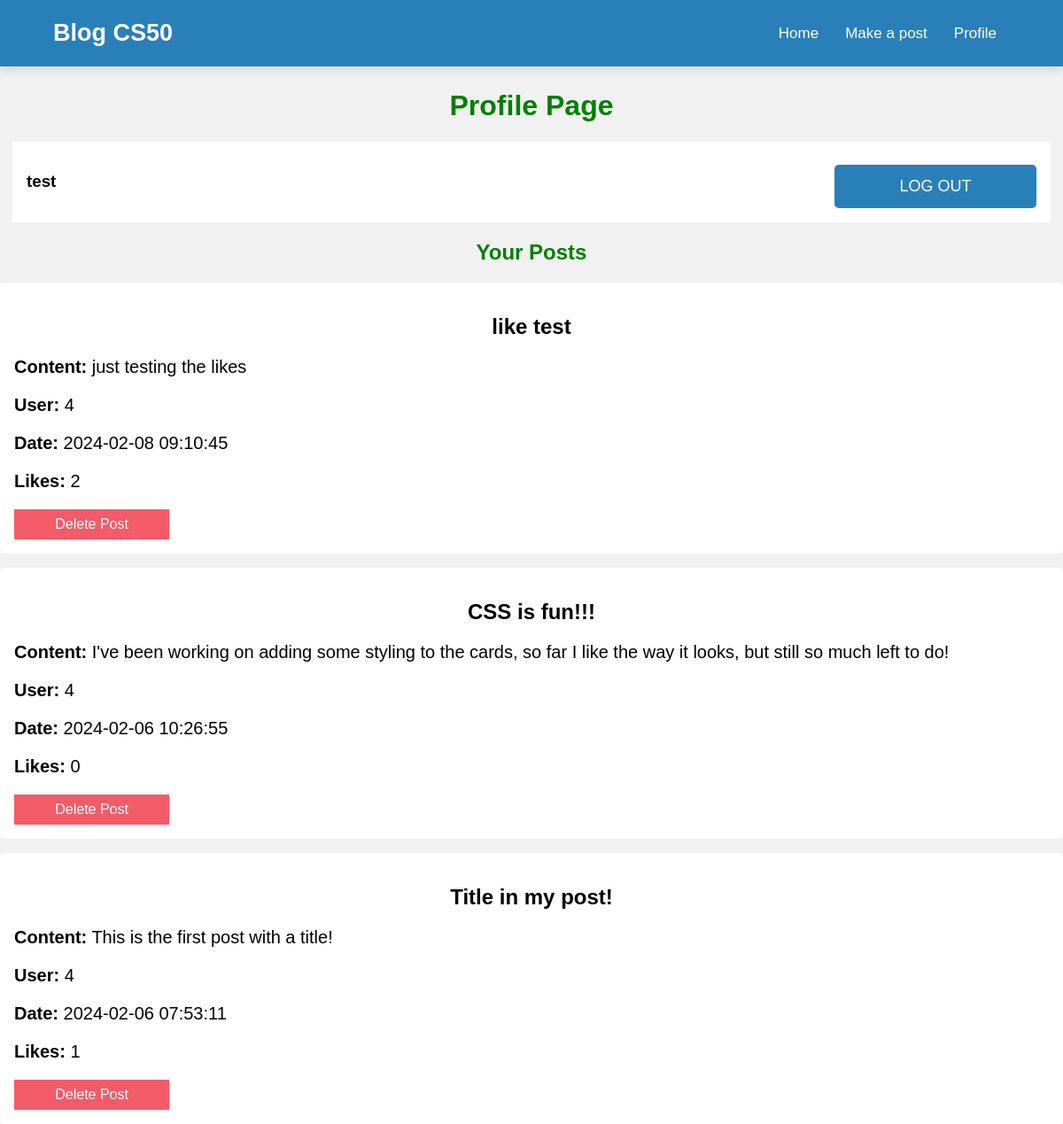
/profile (signed in), run on an earlier commit of the app's database.
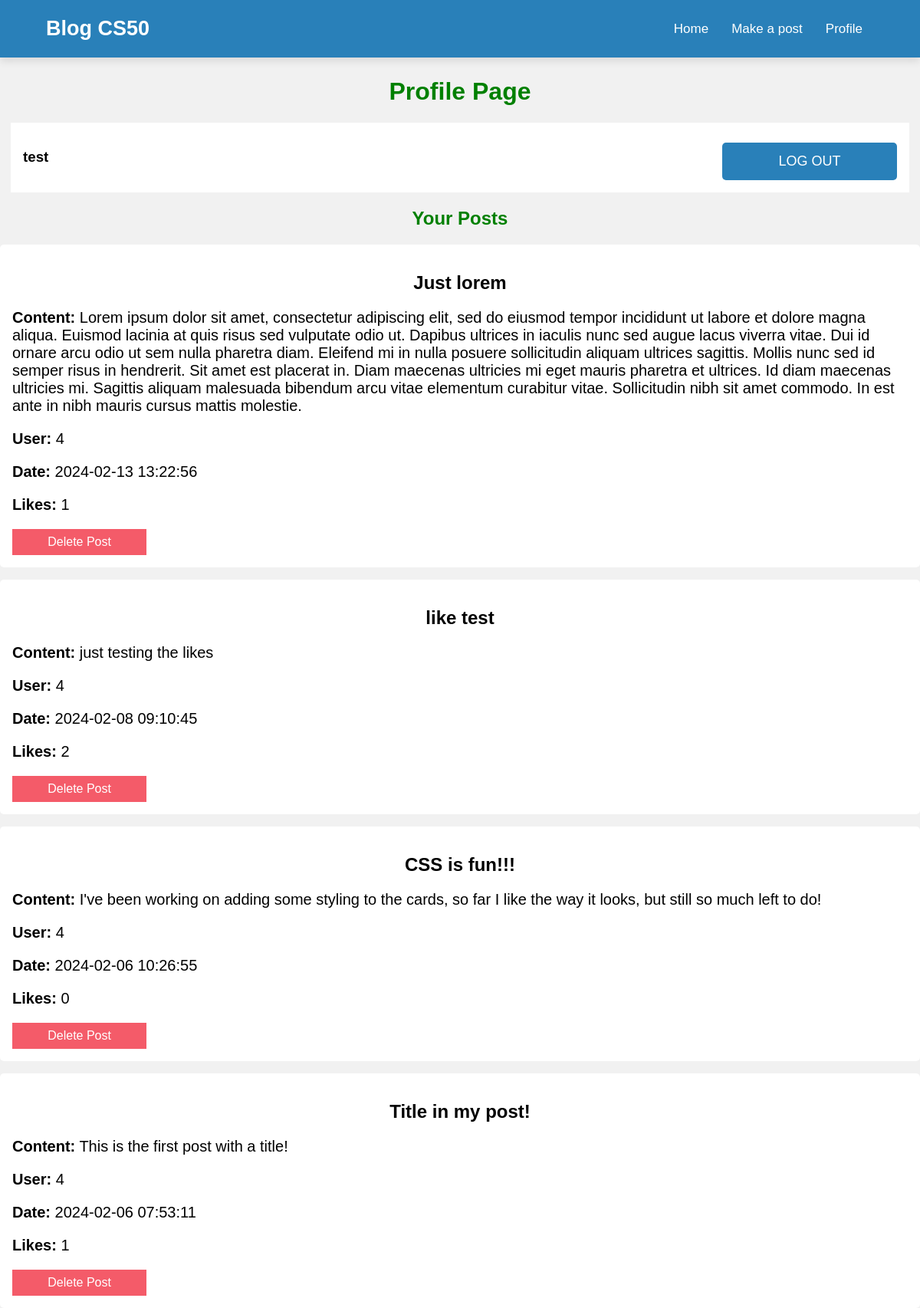
And on a later commit of the database.
### tables this page shows
CREATE TABLE posts (
    post_id INTEGER PRIMARY KEY AUTOINCREMENT,
    user_id INTEGER NOT NULL,
    title TEXT NOT NULL DEFAULT 'Default Title',
    content TEXT NOT NULL,
    likes INTEGER DEFAULT 0,
    created_at TIMESTAMP DEFAULT CURRENT_TIMESTAMP,
    FOREIGN KEY (user_id) REFERENCES users(id)
);

### app.py (the view)
@app.route("/profile")
@login_required
def profile():
    user_id = session.get('user_id')
    posts = db.execute("SELECT * FROM posts WHERE user_id = ? ORDER BY created_at DESC", user_id)
    user = db.execute("SELECT * FROM users WHERE id = ? LIMIT 1", session.get('user_id'))
    return render_template("profile.html", posts=posts, user=user)

### helpers.py (called while the page is built)
def login_required(f):
    @wraps(f)
    def decorated_function(*args, **kwargs):
        if session.get('user_id') is None:
            return redirect('/login')
        return f(*args, **kwargs)
    return decorated_function

### templates/profile.html (shortened to what this page needs)
{% extends "layout.html" %}
{% block main %}
<div class="loginMain">
    <h1>Profile Page</h1>
    <div class="profileUserInfo">
        <h3>{{ user[0]['username'] }}</h3>
        <button id="logOutBtn"><a href="/logout">Log out</a></button>
    </div>
    <div>
        <h2 class="postsH2">Your Posts</h2>
        {% for post in posts %}
        <div class="description">
            <h2>{{ post.title }}</h2>
            <p><strong>Content:</strong> {{ post.content }}</p>
            <p><strong>User:</strong> {{ post.user_id }}</p>
            <div>
                <p><strong>Date:</strong> {{ post.created_at }}</p>
                <p><strong>Likes:</strong> {{ post.likes }}</p>
            </div>
            <form action="{{ url_for('delete_post', post_id=post.post_id) }}" method="post">
                <button type="submit" class="deleteBtn">Delete Post</button>
            </form>
        </div>
        {% else %}
        <div id="not-found-container">
            <p id="not-found">Post not found</p>
            <p><a href="/post">Create a post?</a></p>
        </div>
        {% endfor %}
    </div>
</div>
{% endblock %}

What changed in the data, as far as the page shows it:
added posts: title "Just lorem", content "Lorem ipsum dolor sit amet, consectetur adipiscing elit, sed do eiusmod tempor incididunt ut labore et dolore magna aliqua. Euismod lacinia at quis risus sed vulputate odio ut. Dapibus ultrices in iaculis nunc sed augue lacus viverra vitae. Dui id ornare arcu odio ut sem nulla pharetra diam. Eleifend mi in nulla posuere sollicitudin aliquam ultrices sagittis. Mollis nunc sed id semper risus in hendrerit. Sit amet est placerat in. Diam maecenas ultricies mi eget mauris pharetra et ultrices. Id diam maecenas ultricies mi. Sagittis aliquam malesuada bibendum arcu vitae elementum curabitur vitae. Sollicitudin nibh sit amet commodo. In est ante in nibh mauris cursus mattis molestie.", user_id "4", created_at "2024-02-13 13:22:56", likes "1"
